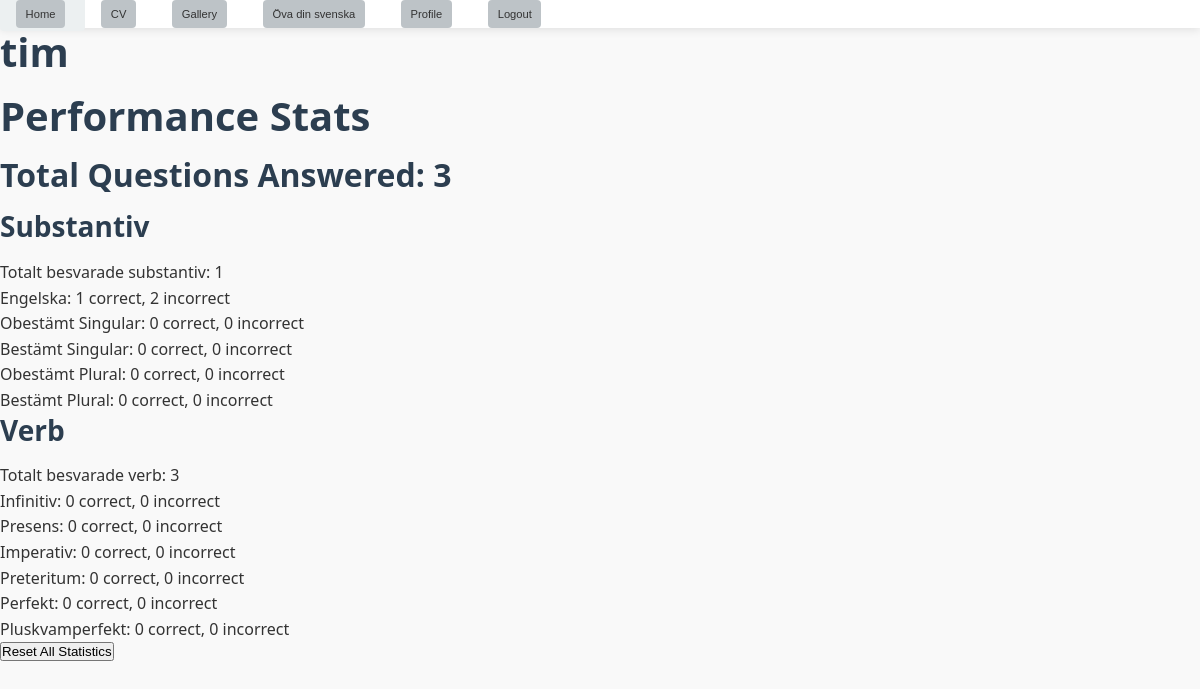
/accounts/profile/ (signed in), run on an earlier commit of the app's database.
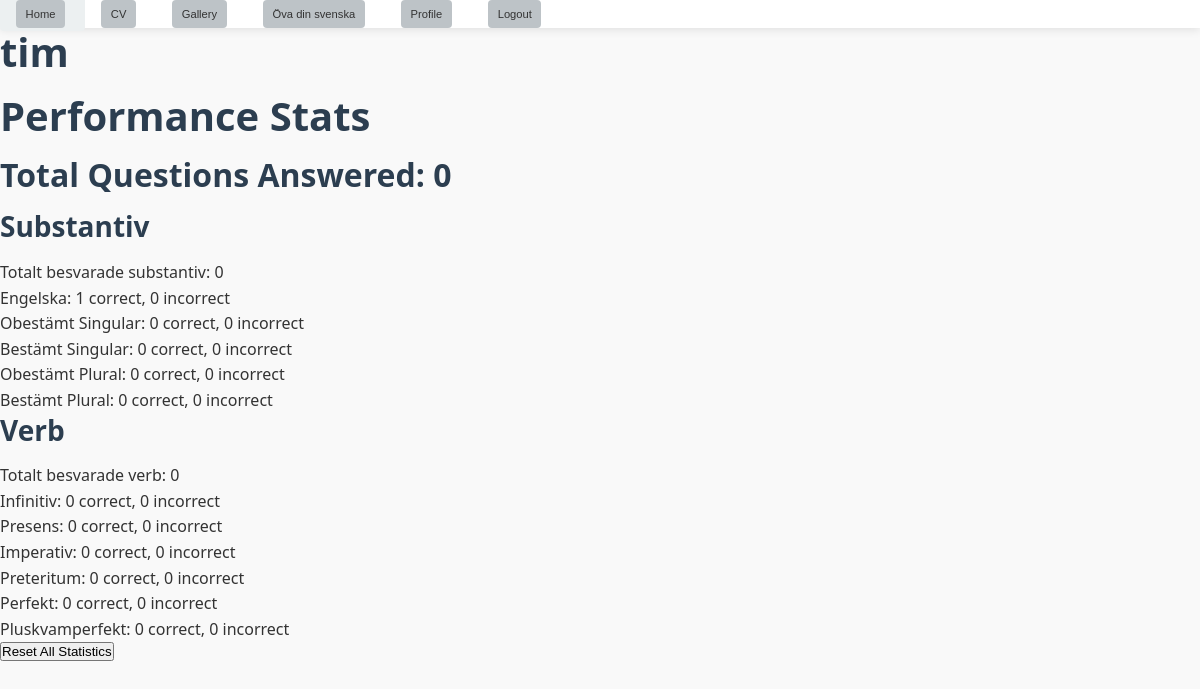
And on a later commit of the database.
### accounts/models.py (models this page shows, shortened)
class CustomUser(AbstractUser):
    total_answered = models.IntegerField(default=0)
    total_substantiv_answered = models.IntegerField(default=0)
    total_verb_answered = models.IntegerField(default=0)
    engelska_correct = models.IntegerField(default=0)
    engelska_incorrect = models.IntegerField(default=0)
    obestamt_singular_correct = models.IntegerField(default=0)
    obestamt_singular_incorrect = models.IntegerField(default=0)
    bestamt_singular_correct = models.IntegerField(default=0)
    bestamt_singular_incorrect = models.IntegerField(default=0)
    obestamt_plural_correct = models.IntegerField(default=0)
    obestamt_plural_incorrect = models.IntegerField(default=0)
    bestamt_plural_correct = models.IntegerField(default=0)
    bestamt_plural_incorrect = models.IntegerField(default=0)
    infinitiv_correct = models.IntegerField(default=0)
    infinitiv_incorrect = models.IntegerField(default=0)
    presens_correct = models.IntegerField(default=0)
    presens_incorrect = models.IntegerField(default=0)
    imperativ_correct = models.IntegerField(default=0)
    imperativ_incorrect = models.IntegerField(default=0)
    preteritum_correct = models.IntegerField(default=0)
    preteritum_incorrect = models.IntegerField(default=0)
    perfekt_correct = models.IntegerField(default=0)
    perfekt_incorrect = models.IntegerField(default=0)
    pluskvamperfekt_correct = models.IntegerField(default=0)
    pluskvamperfekt_incorrect = models.IntegerField(default=0)
    groups = models.ManyToManyField(
        'auth.Group',
        related_name='custom_user_set',
        blank=True,
        help_text='The groups this user belongs to.',
        verbose_name='groups'
    )
    user_permissions = models.ManyToManyField(
        'auth.Permission',
        related_name='custom_user_permissions_set',
        blank=True,
        help_text='Specific permissions for this user.',
        verbose_name='user permissions'
    )

### accounts/views.py (the view)
# urls.py: path('profile/', views.profile_view, name='profile'),
def profile_view(request):
    user = request.user
    return render(request, 'profile.html', {'user': user})

### accounts/templates/profile.html (shortened to what this page needs)
{% extends "base.html" %}
{% load static %}
{% block content %}
<body>
    <h1>{{ user.username }}</h1>
    <h1>Performance Stats</h2>
    <h2>Total Questions Answered: {{ user.total_answered }}</h2>
    <h3>Substantiv</h3>
    <ul>
        <li>Totalt besvarade substantiv: {{ user.total_substantiv_answered }}</li>
        <li>Engelska: {{ user.engelska_correct }} correct, {{ user.engelska_incorrect }} incorrect</li>
        <li>Obestämt Singular: {{ user.obestamt_singular_correct }} correct, {{ user.obestamt_singular_incorrect }} incorrect</li>
        <li>Bestämt Singular: {{ user.bestamt_singular_correct }} correct, {{ user.bestamt_singular_incorrect }} incorrect</li>
        <li>Obestämt Plural: {{ user.obestamt_plural_correct }} correct, {{ user.obestamt_plural_incorrect }} incorrect</li>
        <li>Bestämt Plural: {{ user.bestamt_plural_correct }} correct, {{ user.bestamt_plural_incorrect }} incorrect</li>
    </ul>
    <h3>Verb</h3>
    <ul>
        <li>Totalt besvarade verb: {{ user.total_verb_answered }}</li>
        <li>Infinitiv: {{ user.infinitiv_correct|default:0 }} correct, {{ user.infinitiv_incorrect|default:0 }} incorrect</li>
        <li>Presens: {{ user.presens_correct }} correct, {{ user.presens_incorrect }} incorrect</li>
        <li>Imperativ: {{ user.imperativ_correct }} correct, {{ user.imperativ_incorrect }} incorrect</li>
        <li>Preteritum: {{ user.preteritum_correct }} correct, {{ user.preteritum_incorrect }} incorrect</li>
        <li>Perfekt: {{ user.perfekt_correct }} correct, {{ user.perfekt_incorrect }} incorrect</li>
        <li>Pluskvamperfekt: {{ user.pluskvamperfekt_correct }} correct, {{ user.pluskvamperfekt_incorrect }} incorrect</li>
    </ul>
    <form method="post" action="{% url 'reset_stats' %}" onsubmit="return confirm('Are you sure you want to reset all your statistics? This action cannot be undone.');">
        <button type="submit">Reset All Statistics</button>
    </form>
</body>
{% endblock %}

What changed in the data, as far as the page shows it:
changed CustomUser "tim": total_answered "3" → "0"; total_substantiv_answered "1" → "0"; engelska_incorrect "2" → "0"; total_verb_answered "3" → "0"
